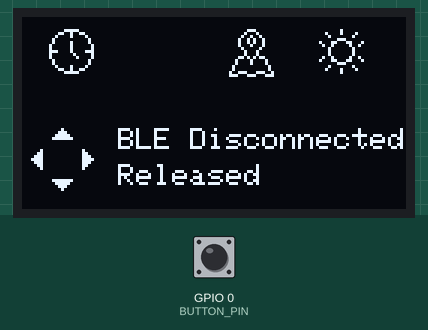
This sketch was run on a simulated ESP32. Parts: 128×64 one-colour display. Inputs (shaded band) come from the test bench; at power-on: GPIO 0 (BUTTON_PIN) HIGH. Nothing arrives over Bluetooth unless stated; a phone connects over Bluetooth LE 3 s after start; what the sketch prints to the serial monitor is not drawn.

Above: at 1.2 s.
1.3 s: GPIO 0 (BUTTON_PIN) pulled LOW for 0.15 s
At 1.42 s:
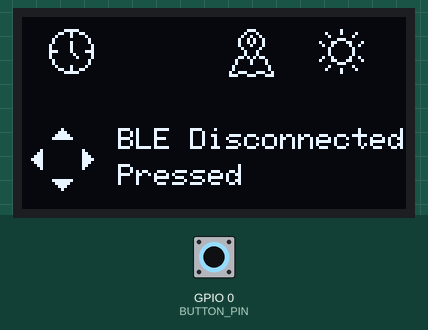
4.4 s: GPIO 0 (BUTTON_PIN) pulled LOW for 1 s
At 5.0 s:
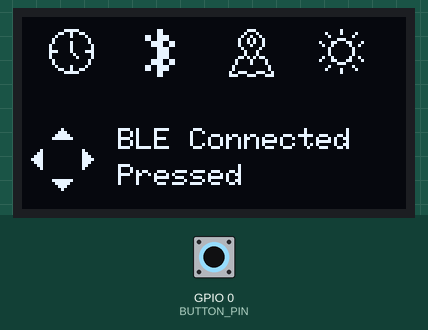
At 5.9 s:
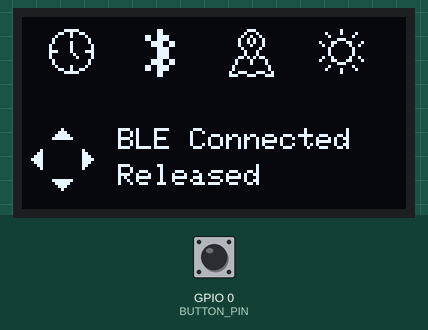
6.9 s: GPIO 0 (BUTTON_PIN) pulled LOW for 3.2 s
Timing chart, 0 to 9.9 s (numbered marks = the images above; inputs shaded):
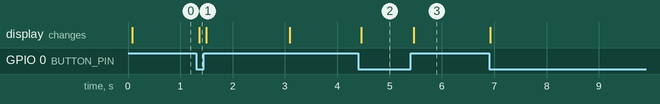

Measured:
- after the input at 1.3 s, the display: changes after 0.06 s (image 1)
- after the input at 4.4 s, the display: changes after 0.06 s (image 2)

The sketch:

btn_ble_oled_rev1.ino
```cpp
#include "ble.h"
#include "buttons.h"
#include "screens.h"

void setup()
{
    Serial.begin(115200);

    initDisplay();
    initButton();
    initBLE();
}

void loop()
{
    readButton();
    drawScreen_1(deviceConnected, buttonState);

    delay(20);
}
```

ble.cpp
```cpp
#include "ble.h"

#include <BLEDevice.h>
#include <BLEServer.h>
#include <BLEUtils.h>
#include <BLE2902.h>

#define SERVICE_UUID        "12345678-1234-1234-1234-1234567890ab"
#define CHARACTERISTIC_UUID "abcdefab-1234-5678-1234-abcdefabcdef"

BLECharacteristic *pCharacteristic;

bool deviceConnected = false;

class MyServerCallbacks : public BLEServerCallbacks
{
    void onConnect(BLEServer *pServer)
    {
        deviceConnected = true;
        Serial.println("PC Connected");
    }

    void onDisconnect(BLEServer *pServer)
    {
        deviceConnected = false;
        Serial.println("PC Disconnected");

        BLEDevice::startAdvertising();
    }
};

void initBLE()
{
    BLEDevice::init("ESP32 Button");

    BLEServer *pServer = BLEDevice::createServer();

    pServer->setCallbacks(new MyServerCallbacks());

    BLEService *pService =
        pServer->createService(SERVICE_UUID);

    pCharacteristic =
        pService->createCharacteristic(
            CHARACTERISTIC_UUID,
            BLECharacteristic::PROPERTY_NOTIFY);

    pCharacteristic->addDescriptor(new BLE2902());

    pService->start();

    BLEAdvertising *pAdvertising =
        BLEDevice::getAdvertising();

    pAdvertising->start();

    Serial.println("Waiting for BLE connection...");
}

void sendBLEMessage(const char *msg)
{
    if(!deviceConnected)
        return;

    pCharacteristic->setValue(msg);
    pCharacteristic->notify();
}
```

ble.h
```cpp
#ifndef BLE_H
#define BLE_H

#include <Arduino.h>

extern bool deviceConnected;

void initBLE();
void sendBLEMessage(const char *msg);

#endif
```

buttons.cpp
```cpp
#include "buttons.h"
#include "ble.h"

#define BUTTON_PIN 0

bool lastButtonState = HIGH;

String buttonState = "Released";

void initButton()
{
    pinMode(BUTTON_PIN, INPUT_PULLUP);
}

void readButton()
{
    bool currentState = digitalRead(BUTTON_PIN);

    if(lastButtonState == HIGH && currentState == LOW)
    {
        buttonState = "Pressed";

        Serial.println("Button Pressed");

        sendBLEMessage("button_pressed");
    }

    if(lastButtonState == LOW && currentState == HIGH)
    {
        buttonState = "Released";

        Serial.println("Button Released");
    }

    lastButtonState = currentState;
}
```

buttons.h
```cpp
#ifndef BUTTONS_H
#define BUTTONS_H

#include <Arduino.h>

extern String buttonState;

void initButton();
void readButton();

#endif
```

screens.cpp
```cpp
#include "screens.h"

#define SCREEN_WIDTH 128
#define SCREEN_HEIGHT 64
#define OLED_RESET -1

Adafruit_SH1106G display(SCREEN_WIDTH, SCREEN_HEIGHT, &Wire, OLED_RESET);

// [BEGIN lopaka generated]
static const unsigned char PROGMEM image_Bluetooth_Idle_bits[] = {0x0c,0x00,0x0c,0x00,0xcf,0x00,0xcf,0x00,0x3c,0xc0,0x3c,0xc0,0x0f,0x00,0x0f,0x00,0x0f,0x00,0x0f,0x00,0x3c,0xc0,0x3c,0xc0,0xcf,0x00,0xcf,0x00,0x0c,0x00,0x0c,0x00};

static const unsigned char PROGMEM image_ButtonLeft_bits[] = {0x10,0x30,0x70,0xf0,0x70,0x30,0x10};

static const unsigned char PROGMEM image_ButtonRight_bits[] = {0x80,0xc0,0xe0,0xf0,0xe0,0xc0,0x80};

static const unsigned char PROGMEM image_clock_quarters_bits[] = {0x07,0xc0,0x19,0x30,0x21,0x08,0x40,0x04,0x41,0x04,0x81,0x02,0x81,0x02,0xe1,0x0e,0x80,0x82,0x80,0x42,0x40,0x04,0x40,0x04,0x21,0x08,0x19,0x30,0x07,0xc0,0x00,0x00};

static const unsigned char PROGMEM image_display_brightness_bits[] = {0x01,0x00,0x21,0x08,0x10,0x10,0x03,0x80,0x8c,0x62,0x48,0x24,0x10,0x10,0x10,0x10,0x10,0x10,0x48,0x24,0x8c,0x62,0x03,0x80,0x10,0x10,0x21,0x08,0x01,0x00,0x00,0x00};

static const unsigned char PROGMEM image_location_map_bits[] = {0x03,0x80,0x04,0x40,0x09,0x20,0x12,0x90,0x12,0x90,0x11,0x10,0x08,0x20,0x04,0x40,0x04,0x40,0x1a,0xb0,0x21,0x08,0x21,0x08,0x40,0x04,0x40,0x04,0x9c,0x72,0xe3,0x8e};

static const unsigned char PROGMEM image_SmallArrowDown_bits[] = {0xfe,0x7c,0x38,0x10};

static const unsigned char PROGMEM image_SmallArrowUp_bits[] = {0x10,0x38,0x7c,0xfe};

void initDisplay()
{
    display.begin(0x3C, true);
    display.clearDisplay();
    display.display();
}

void drawScreen_1(bool bleState, String buttonState) {
    display.clearDisplay();
    // SmallArrowUp
    display.drawBitmap(10, 37, image_SmallArrowUp_bits, 7, 4, 1);
    // SmallArrowDown
    display.drawBitmap(10, 54, image_SmallArrowDown_bits, 7, 4, 1);
    // ButtonRight
    display.drawBitmap(20, 44, image_ButtonRight_bits, 4, 7, 1);
    // ButtonLeft
    display.drawBitmap(3, 44, image_ButtonLeft_bits, 4, 7, 1);
    // string 5
    display.setTextColor(1);
    display.setTextWrap(false);

    // Button state
    display.setCursor(32, 49);
    display.print(buttonState);

    // Bluetooth_Idle
    if (bleState)
    {
        display.drawBitmap(41, 4,
                        image_Bluetooth_Idle_bits,
                        10, 16, 1);

        display.setCursor(32, 37);
        display.print("BLE Connected");
    }
    else
    {
        display.setCursor(32, 37);
        display.print("BLE Disconnected");
    }
    // clock_quarters
    display.drawBitmap(9, 4, image_clock_quarters_bits, 15, 16, 1);
    // location_map
    display.drawBitmap(69, 4, image_location_map_bits, 15, 16, 1);
    // display_brightness
    display.drawBitmap(99, 4, image_display_brightness_bits, 15, 16, 1);
    // string 10
    display.setCursor(35, 34);
    // display.print(ble_state);
    display.display();
}
// [END lopaka generated]
```

screens.h
```cpp
#ifndef SCREENS_H
#define SCREENS_H

#include <Arduino.h>
#include <Wire.h>
#include <Adafruit_GFX.h>
#include <Adafruit_SH110X.h>

void initDisplay();
void drawScreen_1(bool bleState, String buttonState);

#endif
```
